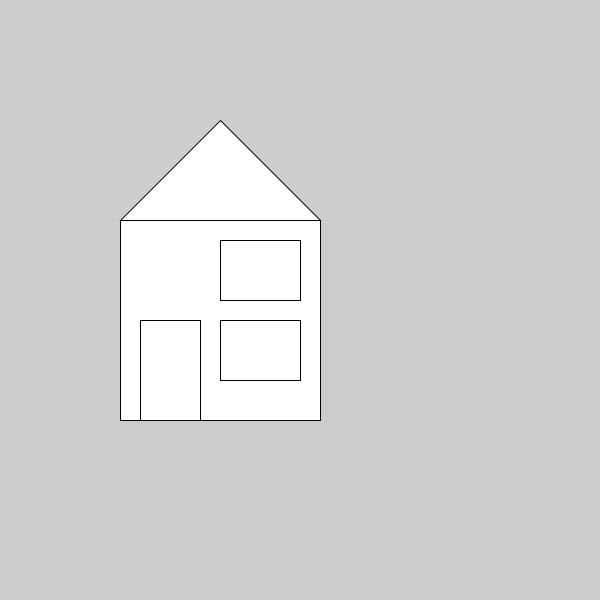
Frame 1 (no input)
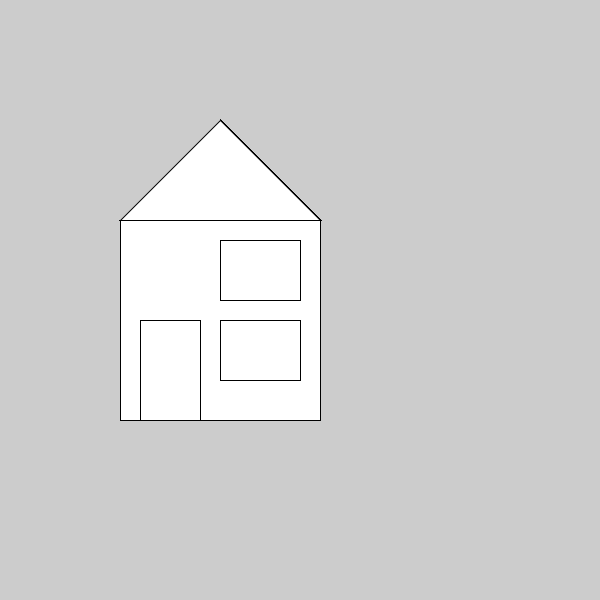
Frame 60 (the mouse pressed at the canvas centre just before this capture)
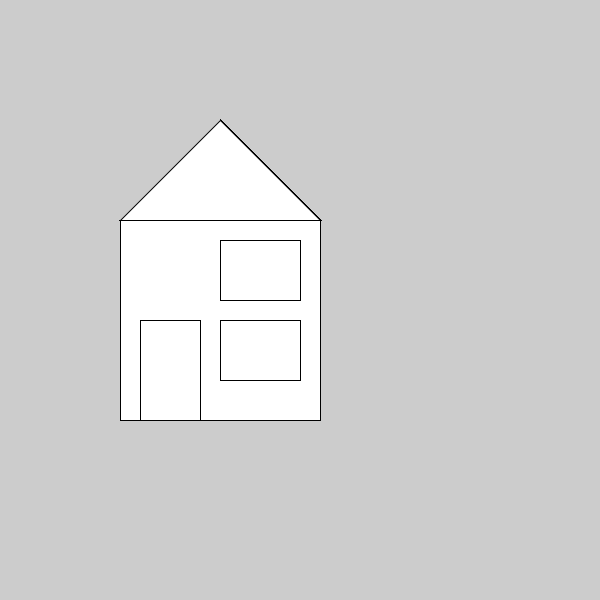
Frame 120 (the mouse held since frame 60 and released just before this capture)

The Processing sketch that drew these frames (run headless with seeded random() and noise(); from frame 60 on, the mouse is pressed at the canvas centre):

// Processing sketch: Scalable_House
// ── Scalable_House.pde
void setup(){
    size(600,600);
}
  
void draw(){
  //declare variables
    float x,y,size;
    x=120;
    y=220;  
  //roof
    triangle(x,y,220,120,320,y);
  //building
    rect(x,y,200,200);
  //door
    rect(140,320,60,100);
  //top window
    rect(220,240,80,60);
  //bottom window
    rect(220,320,80,60); 
}
